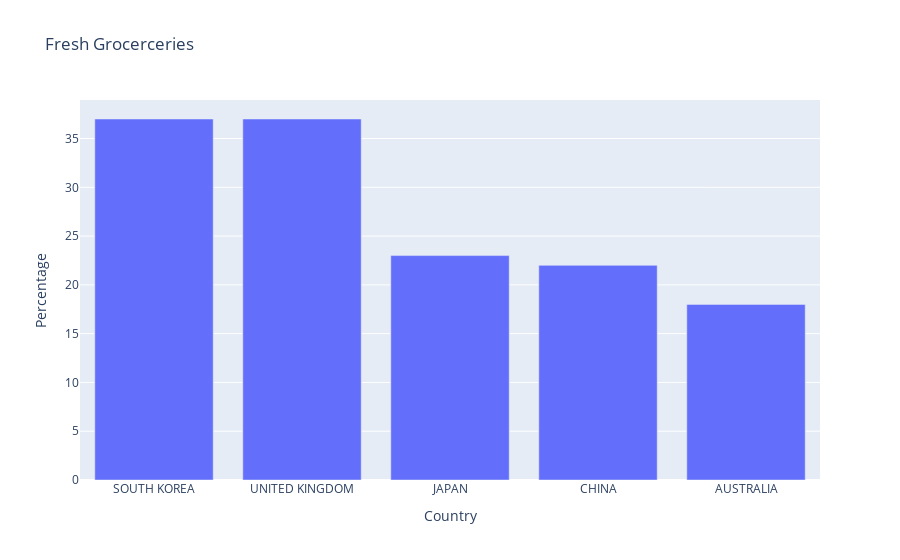

Notebook code cell kept with this figure:
### Code cell
import plotly.graph_objects as go 
fig=go.Figure(go.Bar(x=FreGro.Country,y=FreGro.Percentage))
fig.update_layout(title='Fresh Grocerceries',xaxis_title='Country',yaxis_title='Percentage')
fig.show()

### Figure 1 — Plotly figure (JSON) as saved in the notebook; plotly's stock layout.template omitted (floating-point values rounded to 4 significant figures)
{"data": [{"type": "bar", "x": ["SOUTH KOREA", "UNITED KINGDOM", "JAPAN", "CHINA", "AUSTRALIA"], "y": [37, 37, 23, 22, 18]}], "layout": {"title": {"text": "Fresh Grocerceries"}, "xaxis": {"title": {"text": "Country"}}, "yaxis": {"title": {"text": "Percentage"}}}}
